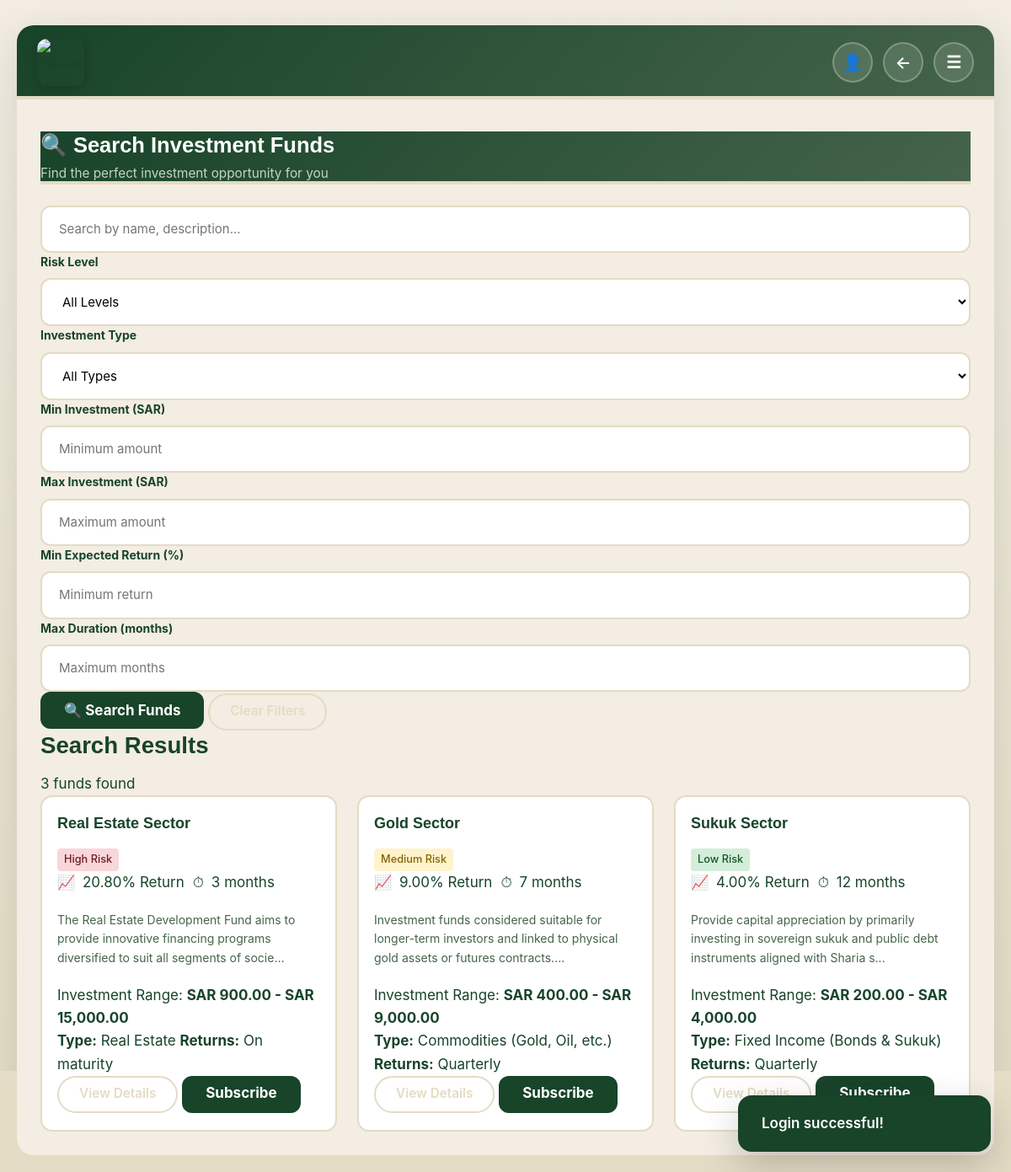
The page /index.php?page=search-funds (signed in) on the database its author committed.
### tables this page shows
CREATE TABLE IF NOT EXISTS Fund (
    FundID INT PRIMARY KEY,
    FundTitle VARCHAR(100),
    InvestmentObjective VARCHAR(100),
    InvestmentType VARCHAR(100),
    FundAmountMaximum DECIMAL(12,2),
    FundAmountMinimum DECIMAL(12,2),
    HoldingPeriod INT,
    ReturnTimingPolicy VARCHAR(100),
    FundAccountStatus VARCHAR(50),
    RiskLevel VARCHAR(50),
    FundDateStart DATE,
    FundDateEnd DATE,
    ExpectedReturnPercentage DECIMAL(6,2),
    FundDescription TEXT,
    FundManagerNumberofLicense INT,
    FOREIGN KEY (FundManagerNumberofLicense) REFERENCES FundManager(FundManagerNumberofLicense)
);

### index.php (called while the page is built, shortened)
<?php
$page = $_GET['page'] ?? 'home';
require __DIR__ . '/pages/' . $page . '.php';

### app.php (called while the page is built, shortened)
<?php
return [
    'app_name' => 'Hassad',
    'base_url' => '/hassad',
    'db' => [
        'driver' => 'mysql',
        'host' => '127.0.0.1',
        'port' => '3306',
        'database' => 'hassad',
        'username' => 'root',
        'password' => '',
        'charset' => 'utf8mb4',
    ],
];

### database.php (called while the page is built, shortened)
<?php
function app_config(): array
{
    static $config;
    if ($config === null) {
        $config = require __DIR__ . '/app.php';
    }
    return $config;
}
function db_connection(): ?PDO
{
    static $pdo = false;
    if ($pdo !== false) {
        return $pdo;
    }
    $config = app_config()['db'] ?? [];
    try {
        $dsn = sprintf(
            'mysql:host=%s;port=%s;dbname=%s;charset=%s',
            $config['host'] ?? '127.0.0.1',
            $config['port'] ?? '3306',
            $config['database'] ?? 'hassad',
            $config['charset'] ?? 'utf8mb4'
        );
        $pdo = new PDO(
            $dsn,
            $config['username'] ?? 'root',
            $config['password'] ?? '',
            [
                PDO::ATTR_ERRMODE => PDO::ERRMODE_EXCEPTION,
                PDO::ATTR_DEFAULT_FETCH_MODE => PDO::FETCH_ASSOC,
            ]
        );
    } catch (Throwable $exception) {
        $pdo = null;
    }
    return $pdo;
}

### repository.php (called while the page is built, shortened)
<?php
function db_column_exists(string $tableName, string $columnName): bool
{
    $config = app_config();
    $dbName = (string) (($config['db']['database'] ?? '') ?: 'hassad');
    $row = repo_fetch_one(
        'SELECT COLUMN_NAME FROM information_schema.COLUMNS WHERE TABLE_SCHEMA = ? AND TABLE_NAME = ? AND COLUMN_NAME = ? LIMIT 1',
        [$dbName, $tableName, $columnName]
    );
    return $row !== null;
}
function ensure_runtime_migrations(): void
{
    static $done = false;
    if ($done) {
        return;
    }
    $done = true;
}
function normalize_fund_row(array $fund): array
{
    $title = (string) ($fund['FundTitle'] ?? '');
    $fund['InvestmentObjective'] = (string) ($fund['InvestmentObjective'] ?? 'Capital Growth');
    $fund['ReturnPolicy'] = (string) ($fund['ReturnPolicy'] ?? ($fund['ReturnTimingPolicy'] ?? 'Annual'));
    $fund['DurationMonths'] = (int) ($fund['DurationMonths'] ?? ($fund['HoldingPeriod'] ?? 0));
    $fund['ReturnExpected'] = (float) ($fund['ReturnExpected'] ?? ($fund['ExpectedReturnPercentage'] ?? 0));
    $fund['Status'] = (string) ($fund['Status'] ?? ($fund['FundAccountStatus'] ?? 'Draft'));
    $fund['slug'] = (string) ($fund['slug'] ?? strtolower((string) preg_replace('/[^a-zA-Z0-9]+/', '-', trim($title !== '' ? $title : ('fund-' . ($fund['FundID'] ?? '0'))))));
    $highlights = $fund['Highlights'] ?? [];
    $fund['Highlights'] = array_values(array_filter(array_map(static fn($item) => trim((string) $item), $highlights), static fn($item) => $item !== ''));
    return $fund;
}
function all_funds(bool $publishedOnly = false): array
{
    $cacheKey = 'funds_' . ($publishedOnly ? 'published' : 'all');
    $dbSql = 'SELECT * FROM Fund';
    $params = [];
    if ($publishedOnly) {
        $dbSql .= ' WHERE FundAccountStatus = ?';
        $params[] = 'Published';
    }
    $dbSql .= ' ORDER BY FundID DESC';
    $dbFunds = repo_fetch_all($dbSql, $params);
    $result = !empty($dbFunds) ? array_map('normalize_fund_row', $dbFunds) : [];
    return $result;
}
function repo_fetch_one(string $sql, array $params = []): ?array
{
    $pdo = db_connection();
    try {
        $stmt = $pdo->prepare($sql);
        $stmt->execute($params);
        $row = $stmt->fetch();
        return $row ?: null;
    } catch (\Throwable $e) {
        return null;
    }
}
function repo_fetch_all(string $sql, array $params = []): array
{
    $pdo = db_connection();
    try {
        $stmt = $pdo->prepare($sql);
        $stmt->execute($params);
        return $stmt->fetchAll();
    } catch (\Throwable $e) {
        return [];
    }
}

### search-funds.php (the view, shortened to what this page needs)
<?php
$criteria = $_SESSION['fund_search_criteria'] ?? [];
$results = $_SESSION['fund_search_results'] ?? null;
if ($results === null) {
    $results = all_funds(true);
}
render_head('Search Investment Funds');
render_responsive_shell_start('');
?>
<div class="search-funds-page">
    <div class="page-header">
        <h1 class="page-title">&#128269; Search Investment Funds</h1>
        <p class="page-subtitle">Find the perfect investment opportunity for you</p>
    </div>
    <div class="search-section">
        <form action="<?= e(action_url('search-funds')) ?>" method="POST" class="search-form">
            <div class="search-row">
                <div class="form-group">
                    <input type="text" id="keyword" name="keyword" value="<?= e($criteria['keyword'] ?? '') ?>"
                           placeholder="Search by name, description..." class="form-input">
                </div>
                <div class="form-group">
                    <label for="risk_level">Risk Level</label>
                    <select id="risk_level" name="risk_level" class="form-select">
                        <option value="">All Levels</option>
                    </select>
                </div>
                <div class="form-group">
                    <label for="investment_type">Investment Type</label>
                    <select id="investment_type" name="investment_type" class="form-select">
                        <option value="">All Types</option>
                    </select>
                </div>
            </div>
            <div class="search-row">
                <div class="form-group">
                    <label for="min_amount">Min Investment (SAR)</label>
                    <input type="number" id="min_amount" name="min_amount" value="<?= e($criteria['min_amount'] ?? '') ?>"
                              placeholder="Minimum amount" class="form-input" min="0" step="1" inputmode="numeric">
                </div>
                <div class="form-group">
                    <label for="max_amount">Max Investment (SAR)</label>
                    <input type="number" id="max_amount" name="max_amount" value="<?= e($criteria['max_amount'] ?? '') ?>"
                              placeholder="Maximum amount" class="form-input" min="0" step="1" inputmode="numeric">
                </div>
                <div class="form-group">
                    <label for="min_return">Min Expected Return (%)</label>
                    <input type="number" id="min_return" name="min_return" value="<?= e($criteria['min_return'] ?? '') ?>"
                              placeholder="Minimum return" class="form-input" min="0" step="0.1" inputmode="decimal">
                </div>
                <div class="form-group">
                    <label for="max_duration">Max Duration (months)</label>
                    <input type="number" id="max_duration" name="max_duration" value="<?= e($criteria['max_duration'] ?? '') ?>"
                           placeholder="Maximum months" class="form-input" min="1" step="1" inputmode="numeric">
                </div>
            </div>
            <div class="search-actions">
                <button type="submit" class="btn-gold">&#128269; Search Funds</button>
                <a href="<?= e(route('search-funds')) ?>" class="btn-outline" onclick="return confirm('Clear all filters?')">Clear Filters</a>
            </div>
        </form>
    </div>
    <div class="results-section">
        <div class="results-header">
            <h2>Search Results</h2>
            <span class="results-count"><?= count($results) ?> funds found</span>
        </div>
        <?php if (empty($results)): ?>
        <div class="empty-state">
            <div class="empty-icon">&#128269;</div>
            <h3>No Funds Found</h3>
            <p>Try adjusting your search criteria to find more investment opportunities.</p>
        </div>
        <?php else: ?>
        <div class="funds-grid">
            <?php foreach ($results as $fund): ?>
            <div class="fund-card">
                <div class="fund-header">
                    <h3 class="fund-title"><?= e($fund['FundTitle']) ?></h3>
                    <span class="risk-badge risk-<?= strtolower($fund['RiskLevel']) ?>">
                        <?= e(ucfirst($fund['RiskLevel'])) ?> Risk
                    </span>
                </div>
                <div class="fund-meta">
                    <span class="meta-item">
                        <span class="meta-icon">&#128200;</span>
                        <?= e($fund['ExpectedReturnPercentage']) ?>% Return
                    </span>
                    <span class="meta-item">
                        <span class="meta-icon">&#9201;</span>
                        <?= e($fund['HoldingPeriod']) ?> months
                    </span>
                </div>
                <p class="fund-description">
                    <?= e(substr($fund['FundDescription'] ?? '', 0, 120)) ?>...
                </p>
                <div class="fund-investment">
                    <div class="investment-range">
                        <span>Investment Range:</span>
                        <strong><?= format_sar($fund['FundAmountMinimum']) ?> - <?= format_sar($fund['FundAmountMaximum']) ?></strong>
                    </div>
                </div>
                <div class="fund-details">
                    <span class="detail-item">
                        <strong>Type:</strong> <?= e($fund['InvestmentType']) ?>
                    </span>
                    <span class="detail-item">
                        <strong>Returns:</strong> <?= e($fund['ReturnTimingPolicy']) ?>
                    </span>
                </div>
                <div class="fund-actions">
                    <a href="<?= e(route('fund', ['slug' => $fund['slug']])) ?>" class="btn-outline">View Details</a>
                    <?php if (is_logged_in_as_student() && strtolower((string) ($fund['FundAccountStatus'] ?? 'draft')) === 'published'): ?>
                    <a href="<?= e(route('subscribe', ['slug' => $fund['slug']])) ?>" class="btn-gold">Subscribe</a>
                    <?php endif; ?>
                </div>
            </div>
            <?php endforeach; ?>
        </div>
        <?php endif; ?>
    </div>
</div>
<?php
render_responsive_shell_end();
render_end();
?>

### functions.php (shortened to what this page needs)
<?php
function e(mixed $value): string
{
    return htmlspecialchars((string) $value, ENT_QUOTES | ENT_SUBSTITUTE, 'UTF-8');
}
function route(string $page, array $params = []): string
{
    $config = app_config();
    $base = rtrim($config['base_url'] ?? '', '/');
    $query = array_merge(['page' => $page], $params);
    return $base . '/index.php?' . http_build_query($query);
}
function action_url(string $action): string
{
    $config = app_config();
    $base = rtrim($config['base_url'] ?? '', '/');
    return $base . '/action.php?action=' . urlencode($action);
}
function format_sar(mixed $amount): string
{
    return 'SAR ' . number_format((float) $amount, 2);
}
function flash_message(): string
{
    $flash = $_SESSION['flash'];
    $type = e($flash['type']);
    $msg  = e($flash['message']);
    return '<div class="toast ' . $type . '" data-live-toast>' . $msg . '</div>';
}
function is_logged_in_as_student(): bool
{
    return ($_SESSION['auth']['role'] ?? '') === 'student';
}
function render_head(string $title = 'Hassad'): void
{
    $config = app_config();
    $base = rtrim($config['base_url'] ?? '', '/');
    ?>
<!DOCTYPE html>
<html lang="en" dir="ltr">
<head>
    <link rel="stylesheet" href="<?= e($base) ?>/assets/css/theme-colors.css">
    <link rel="stylesheet" href="<?= e($base) ?>/assets/css/styles.css">
    <link rel="stylesheet" href="<?= e($base) ?>/assets/css/inline-utilities.css">
</head>
<body>
    <?= flash_message() ?>
    <?php
}
    ?>
    <?php
function render_end(): void
{
    ?>
</body>
</html>
    <?php
}
function render_responsive_shell_start(string $title = '', bool $showBack = true): void
{
    $base = rtrim(app_config()['base_url'] ?? '', '/');
    $role = $_SESSION['auth']['role'] ?? '';
    $homeRoute = match ($role) {
        'manager' => route('manager-dashboard'),
        'student' => route('student-dashboard'),
        default => route('home'),
    };
    ?>
    <div class="preview-body desktop-preview">
    <div class="screen responsive-screen">
    <header class="desktop-header">
        <div class="desktop-top">
            <a class="header-brand" href="<?= e($homeRoute) ?>">
                <img src="<?= e($base) ?>/assets/images/logo.png" alt="Hassad Logo">
            </a>
            <div class="desktop-icons">
                <?php if ($role): ?>
                <a class="icon-link" href="<?= e($role === 'student' ? route('student-settings') : route('edit-profile')) ?>">
                    <span class="icon-btn">👤</span>
                </a>
                <?php endif; ?>
                <?php if ($showBack): ?>
                <a class="icon-link" href="javascript:history.back()">
                    <span class="icon-btn">←</span>
                </a>
                <?php endif; ?>
                <button class="icon-btn" data-menu-toggle aria-expanded="false">☰</button>
            </div>
        </div>
    </header>
    <main>
    <div class="desktop-body">
    <?php
}
function render_responsive_shell_end(): void
{
    ?>
    </div>
    </main>
    </div>
    </div>
    <?php
}
    ?>

### rows shown on the page
fund: FundTitle "Real Estate Sector", RiskLevel "High", ExpectedReturnPercentage "20.80", HoldingPeriod "3", FundDescription "The Real Estate Development Fund aims to provide innovative financing programs diversified to suit all segments of socie", FundAmountMinimum "SAR 900.00", FundAmountMaximum "SAR 15,000.00", InvestmentType "Real Estate", ReturnTimingPolicy "On maturity"
fund: FundTitle "Gold Sector", RiskLevel "Medium", ExpectedReturnPercentage "9.00", HoldingPeriod "7", FundDescription "Investment funds considered suitable for longer-term investors and linked to physical gold assets or futures contracts.", FundAmountMinimum "SAR 400.00", FundAmountMaximum "SAR 9,000.00", InvestmentType "Commodities (Gold, Oil, etc.)", ReturnTimingPolicy "Quarterly"
fund: FundTitle "Sukuk Sector", RiskLevel "Low", ExpectedReturnPercentage "4.00", HoldingPeriod "12", FundDescription "Provide capital appreciation by primarily investing in sovereign sukuk and public debt instruments aligned with Sharia s", FundAmountMinimum "SAR 200.00", FundAmountMaximum "SAR 4,000.00", InvestmentType "Fixed Income (Bonds & Sukuk)", ReturnTimingPolicy "Quarterly"

### other values the page prints
$msg "Login successful!"
count($results) "3"
